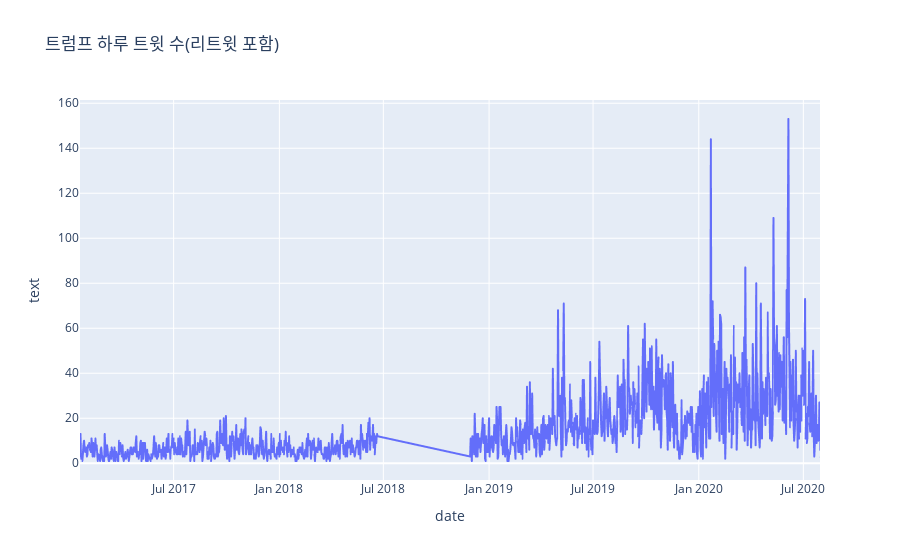

The notebook cell this image was saved under:
### Code cell
fig = px.line(df_2, x="date", y="text", title="트럼프 하루 트윗 수(리트윗 포함)")
fig.show()

### Figure 1 — Plotly figure (JSON) as saved in the notebook; plotly's stock layout.template omitted (floating-point values rounded to 4 significant figures; data arrays with more than 128 entries replaced by an {"elided": "..."} marker saying what was removed)
{"data": [{"hovertemplate": "date=%{x}<br>text=%{y}<extra></extra>", "legendgroup": "", "line": {"color": "#636efa", "dash": "solid"}, "mode": "lines", "name": "", "showlegend": false, "type": "scattergl", "x": {"elided": "1118 str values"}, "xaxis": "x", "y": {"elided": "1118 int values"}, "yaxis": "y"}], "layout": {"legend": {"tracegroupgap": 0}, "title": {"text": "트럼프 하루 트윗 수(리트윗 포함)"}, "xaxis": {"anchor": "y", "domain": [0, 1], "title": {"text": "date"}}, "yaxis": {"anchor": "x", "domain": [0, 1], "title": {"text": "text"}}}}
